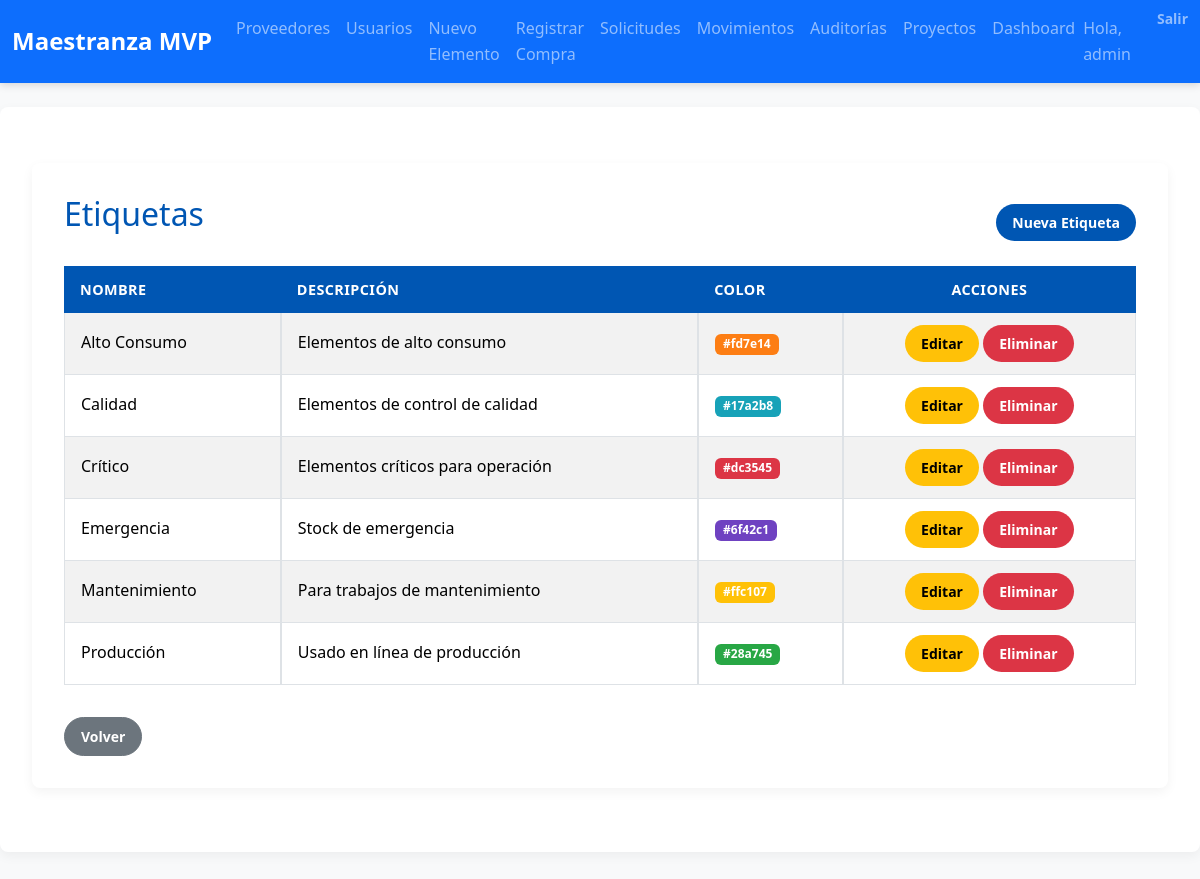
Page /etiquetas/ (signed in) on the committed database.
### inventario/models.py (models this page shows, shortened)
class Etiqueta(models.Model):
    nombre = models.CharField(max_length=30, unique=True)
    descripcion = models.TextField(blank=True)
    color = models.CharField(max_length=7, default='#6c757d', help_text='Color en formato hexadecimal')
    class Meta:
        ordering = ['nombre']

### inventario/decorators.py (the view)
        def wrapper(request, *args, **kwargs):
            user = request.user
            if user.is_authenticated and (
                user.is_superuser or
                user.groups.filter(name=role_name).exists()
            ):
                return view_func(request, *args, **kwargs)
            messages.error(request,
                "🚫 No tienes permiso para acceder a esta funcionalidad."
            )
            return redirect('inventario:index')

### inventario/context_processors.py (called while the page is built)
def role_flags(request):
    user = request.user
    return {
        'is_admin':    user.is_authenticated and user.is_superuser,
        'is_gestor':   user.is_authenticated and user.groups.filter(name='Gestor de Inventario').exists(),
        'is_comprador':user.is_authenticated and user.groups.filter(name='Comprador').exists(),
        'is_logistica':user.is_authenticated and user.groups.filter(name='Logística').exists(),
        'is_auditor':  user.is_authenticated and user.groups.filter(name='Auditor').exists(),
        'is_produccion':user.is_authenticated and user.groups.filter(name='Jefe de Producción').exists(),
        'is_gerente_proyecto':user.is_authenticated and user.groups.filter(name='Gerente de Proyectos').exists(),
        'is_usuario_final':user.is_authenticated and user.groups.filter(name='Usuario Final').exists(),
    }

### inventario/views.py (called while the page is built)
@login_required
@role_required('Gestor de Inventario')
def etiqueta_list(request):
    etiquetas = Etiqueta.objects.all()
    return render(request, 'inventario/etiqueta_list.html', {'etiquetas': etiquetas})

### inventario/templates/inventario/etiqueta_list.html
{% extends 'inventario/base.html' %}
{% block content %}
<div class="container mt-4">
  <div class="d-flex justify-content-between align-items-center mb-3">
    <h2>Etiquetas</h2>
    <a href="{% url 'inventario:etiqueta_create' %}" class="btn btn-primary">Nueva Etiqueta</a>
  </div>
  <table class="table table-bordered table-striped">
    <thead>
      <tr>
        <th>Nombre</th>
        <th>Descripción</th>
        <th>Color</th>
        <th class="text-center">Acciones</th>
      </tr>
    </thead>
    <tbody>
      {% for tag in etiquetas %}
        <tr>
          <td>{{ tag.nombre }}</td>
          <td>{{ tag.descripcion }}</td>
          <td><span class="badge" style="background:{{ tag.color }};color:#fff;">{{ tag.color }}</span></td>
          <td class="text-center">
            <a href="{% url 'inventario:etiqueta_update' tag.id %}" class="btn btn-sm btn-warning">Editar</a>
            <a href="{% url 'inventario:etiqueta_delete' tag.id %}" class="btn btn-sm btn-danger">Eliminar</a>
          </td>
        </tr>
      {% empty %}
        <tr><td colspan="4" class="text-center">No hay etiquetas registradas.</td></tr>
      {% endfor %}
    </tbody>
  </table>
  <a href="{% url 'inventario:index' %}" class="btn btn-secondary mt-3">Volver</a>
</div>
{% endblock %}

### inventario/templates/inventario/base.html (shortened to what this page needs)
{% load static %}
<!DOCTYPE html>
<html lang="es">
<head>
  <link
    href="https://cdn.jsdelivr.net/npm/bootstrap@5.3.2/dist/css/bootstrap.min.css"
    rel="stylesheet"
>
  <link
    href="https://cdnjs.cloudflare.com/ajax/libs/font-awesome/6.4.0/css/all.min.css"
    rel="stylesheet"
>
  <link rel="stylesheet" href="{% static 'inventario/css/styles.css' %}">
</head>
<body>
  <nav class="navbar navbar-expand-lg navbar-dark bg-primary">
    <div class="container-fluid">
      <a class="navbar-brand" href="{% url 'inventario:index' %}">Maestranza MVP</a>
      <div class="collapse navbar-collapse" id="navbarNav">
        <ul class="navbar-nav me-auto">
          {% if user.is_authenticated %}
            {% if is_admin %}
              <li class="nav-item"><a class="nav-link" href="{% url 'inventario:proveedor_list' %}">Proveedores</a></li>
              <li class="nav-item"><a class="nav-link" href="{% url 'inventario:usuario_list' %}">Usuarios</a></li>
              <li class="nav-item"><a class="nav-link" href="{% url 'inventario:elemento_create' %}">Nuevo Elemento</a></li>
              <li class="nav-item"><a class="nav-link" href="{% url 'inventario:recepcion_create' %}">Registrar Compra</a></li>
              <li class="nav-item"><a class="nav-link" href="{% url 'inventario:solicitud_list' %}">Solicitudes</a></li>
              <li class="nav-item"><a class="nav-link" href="{% url 'inventario:movimiento_list' %}">Movimientos</a></li>
              <li class="nav-item"><a class="nav-link" href="{% url 'inventario:auditoria_list' %}">Auditorías</a></li>
              <li class="nav-item"><a class="nav-link" href="{% url 'inventario:proyecto_list' %}">Proyectos</a></li>
              <li class="nav-item"><a class="nav-link" href="{% url 'inventario:dashboard_proyectos' %}">Dashboard</a></li>
            {% endif %}
          {% endif %}
        </ul>
        <ul class="navbar-nav">
          {% if user.is_authenticated %}
            <li class="nav-item navbar-text me-3">Hola, {{ user.username }}</li>
            <li class="nav-item">
              <form method="post" action="{% url 'logout' %}" class="d-inline">
                <button class="nav-link btn btn-link p-0">Salir</button>
              </form>
            </li>
          {% endif %}
        </ul>
      </div>
    </div>
  </nav>
  <div class="container mt-4">
    {% block content %}{% endblock %}
  </div>
</body>
</html>

### inventario/static/inventario/css/styles.css (style rules this page uses)
:root { --brand-primary: #0056b3; --brand-secondary: #6c757d; --brand-success: #28a745; --brand-warning: #ffc107; --brand-danger: #dc3545; --brand-info: #17a2b8; --light-bg: #f8f9fa; --dark-bg: #343a40; --text-base: #212529; --text-muted: #6c757d; --table-border: #dee2e6; --stripe-bg: rgba(0, 0, 0, 0.03); }
* { margin: 0; padding: 0; box-sizing: border-box; }
body { font-family: 'Segoe UI', Tahoma, Geneva, Verdana, sans-serif; background-color: var(--light-bg); color: var(--text-base); line-height: 1.6; }
.navbar { box-shadow: 0 2px 8px rgba(0, 0, 0, 0.15); }
.navbar-brand { font-weight: 700; font-size: 1.5rem; }
.nav-link { font-weight: 500; }
.container { max-width: 1200px; margin: 2rem auto; background: #fff; padding: 2rem; border-radius: 0.5rem; box-shadow: 0 4px 12px rgba(0, 0, 0, 0.05); }
h1, h2, h3 { color: var(--brand-primary); margin-bottom: 1rem; }
.table { width: 100%; margin-bottom: 1rem; border-collapse: separate; border-spacing: 0; }
.table thead th { background-color: var(--brand-primary); color: #ffffff; text-transform: uppercase; font-size: 0.9rem; letter-spacing: 0.03em; border: none; }
.table th, .table td { padding: 0.75rem 1rem; border-bottom: 1px solid var(--table-border); vertical-align: middle; }
.table-striped tbody tr:nth-of-type(odd) { background-color: var(--stripe-bg); }
.btn { border-radius: 2rem; padding: 0.5rem 1rem; font-size: 0.875rem; font-weight: 600; transition: filter 0.2s ease; }
.btn-primary { background-color: var(--brand-primary); border: none; }
.btn-warning { background-color: var(--brand-warning); border: none; }
.btn-danger { background-color: var(--brand-danger); border: none; }

### rows in the picture
Etiqueta: nombre "Alto Consumo", descripcion "Elementos de alto consumo", color "#fd7e14"
Etiqueta: nombre "Calidad", descripcion "Elementos de control de calidad", color "#17a2b8"
Etiqueta: nombre "Crítico", descripcion "Elementos críticos para operación", color "#dc3545"
Etiqueta: nombre "Emergencia", descripcion "Stock de emergencia", color "#6f42c1"
Etiqueta: nombre "Mantenimiento", descripcion "Para trabajos de mantenimiento", color "#ffc107"
Etiqueta: nombre "Producción", descripcion "Usado en línea de producción", color "#28a745"

### other values in the picture
{{ user.username }} "admin"
